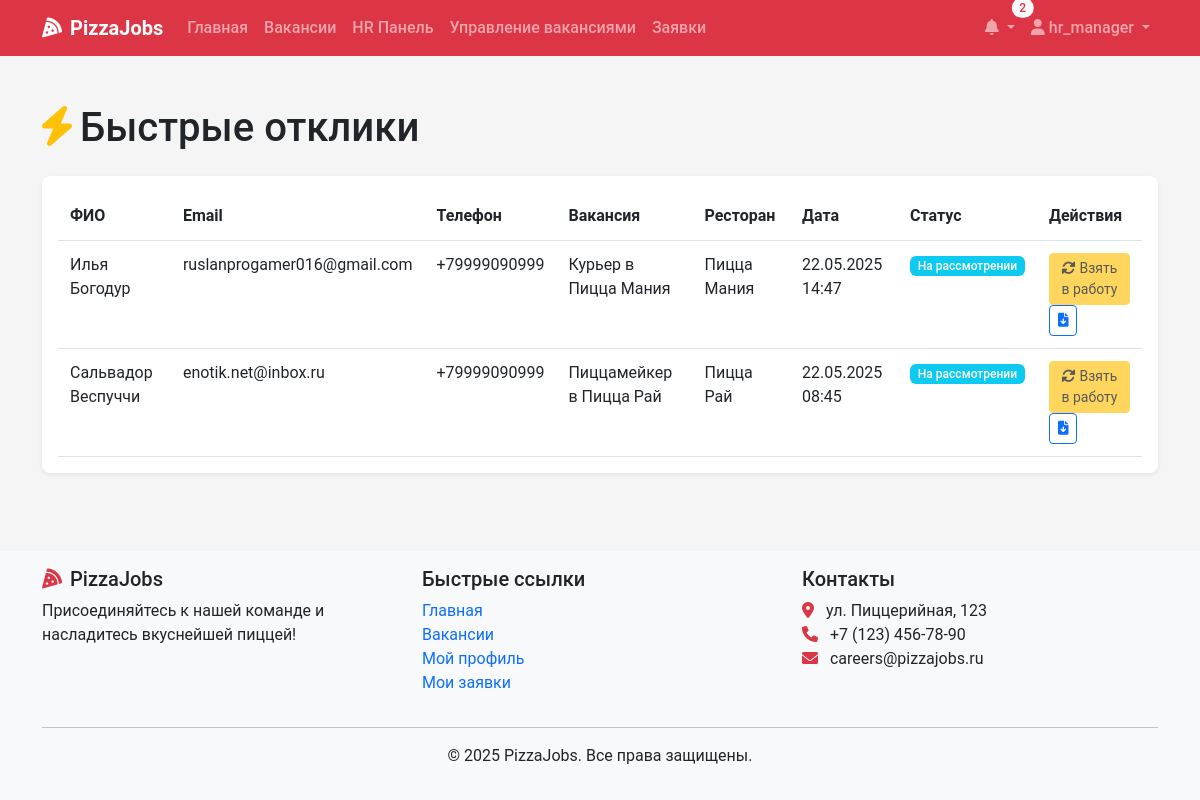
The page /hr/quick-applications/ (signed in) on the database as committed earlier.
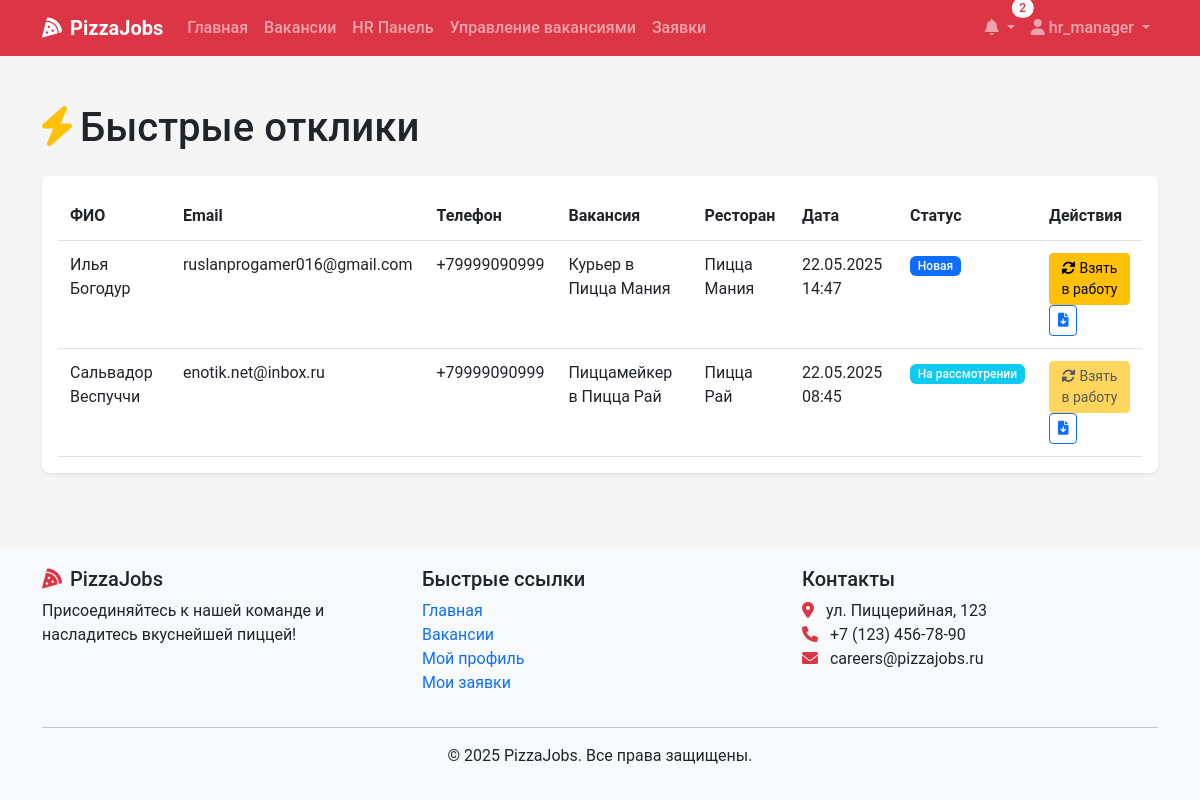
The same page on the database as committed later.
### recruitment/models.py (models this page shows, shortened)
class QuickApplication(models.Model):
    vacancy = models.ForeignKey(Vacancy, on_delete=models.CASCADE, related_name='quick_applications')
    full_name = models.CharField(max_length=100)
    email = models.EmailField()
    phone = models.CharField(max_length=15)
    resume = models.FileField(upload_to='quick_resumes/')
    cover_letter = models.TextField(blank=True, null=True)
    created_at = models.DateTimeField(auto_now_add=True)
    status = models.CharField(max_length=20, choices=ApplicationStatus.choices, default=ApplicationStatus.NEW)

class Vacancy(models.Model):
    title = models.CharField(max_length=100)
    position_type = models.ForeignKey(PositionType, on_delete=models.CASCADE, related_name='vacancies')
    restaurants = models.ManyToManyField(Restaurant, related_name='vacancies')
    description = models.TextField()
    requirements = models.TextField()
    responsibilities = models.TextField()
    conditions = models.TextField()
    salary_min = models.DecimalField(max_digits=10, decimal_places=2, null=True, blank=True)
    salary_max = models.DecimalField(max_digits=10, decimal_places=2, null=True, blank=True)
    is_active = models.BooleanField(default=True)
    created_at = models.DateTimeField(auto_now_add=True)
    updated_at = models.DateTimeField(auto_now=True)
    created_by = models.ForeignKey(User, on_delete=models.SET_NULL, null=True, related_name='created_vacancies')
    class Meta:
        verbose_name_plural = "Vacancies"

class Restaurant(models.Model):
    name = models.CharField(max_length=100)
    address = models.CharField(max_length=255)
    city = models.CharField(max_length=100)
    manager = models.ForeignKey(User, on_delete=models.SET_NULL, null=True, blank=True, related_name='managed_restaurants')

### recruitment/views.py (the view)
# urls.py: path('hr/quick-applications/', views.quick_applications, name='quick_applications'),
@login_required
def quick_applications(request):
    user_profile = request.user.profile
    if user_profile.role == UserRole.HR_MANAGER:
        quick_apps = QuickApplication.objects.all()
    elif user_profile.role == UserRole.RESTAURANT_MANAGER:
        managed_restaurants = Restaurant.objects.filter(manager=request.user)
        quick_apps = QuickApplication.objects.filter(
            vacancy__restaurants__in=managed_restaurants
        ).distinct()
    else:
        return HttpResponseForbidden("У вас нет доступа к этой странице.")
    quick_apps = quick_apps.order_by('-created_at')
    return render(request, 'hr/quick_applications.html', {'quick_applications': quick_apps})

### recruitment/context_processors.py (called while the page is built)
def notifications_processor(request):
    if request.user.is_authenticated:
        unread_count = Notification.objects.filter(user=request.user, read=False).count()
        latest_notifs = Notification.objects.filter(user=request.user).order_by('-created_at')[:5]
    else:
        unread_count = 0
        latest_notifs = []
    return {
        'unread_count': unread_count,
        'latest_notifications': latest_notifs,
    }

### templates/hr/quick_applications.html (shortened to what this page needs)
{% extends 'base.html' %}
{% block content %}
<div class="container py-4">
    <h1 class="mb-4">
        <i class="fas fa-bolt me-2 text-warning"></i>Быстрые отклики
    </h1>
    <div class="card shadow">
        <div class="card-body">
            {% if quick_applications %}
                <div class="table-responsive">
                    <table class="table table-hover">
                        <thead>
                            <tr>
                                <th>ФИО</th>
                                <th>Email</th>
                                <th>Телефон</th>
                                <th>Вакансия</th>
                                <th>Ресторан</th>
                                <th>Дата</th>
                                <th>Статус</th>
                                <th>Действия</th>
                            </tr>
                        </thead>
                        <tbody>
                            {% for app in quick_applications %}
                                <tr>
                                    <td>{{ app.full_name }}</td>
                                    <td>{{ app.email }}</td>
                                    <td>{{ app.phone }}</td>
                                    <td>{{ app.vacancy.title }}</td>
                                    <td>
                                        {% for restaurant in app.vacancy.restaurants.all %}
                                            {{ restaurant.name }}{% if not forloop.last %}, {% endif %}
                                        {% endfor %}
                                    </td>
                                    <td>{{ app.created_at|date:"d.m.Y H:i" }}</td>
                                    <td>
                                        <span class="badge {% if app.status == 'NEW' %}bg-primary{% else %}bg-info{% endif %}">
                                            {{ app.get_status_display }}
                                        </span>
                                    </td>
                                    <td>
                                        {% if user.profile.role == 'HR_MANAGER' %}
                                        <form method="post" action="{% url 'convert_quick_application' app.id %}" class="d-inline">
                                            <button type="submit" class="btn btn-sm btn-warning" {% if app.status != 'NEW' %}disabled{% endif %}>
                                                <i class="fas fa-sync-alt me-1"></i>Взять в работу
                                            </button>
                                        </form>
                                        {% endif %}
                                        <a href="{{ app.resume.url }}" class="btn btn-sm btn-outline-primary" target="_blank">
                                            <i class="fas fa-file-download"></i>
                                        </a>
                                    </td>
                                </tr>
                            {% endfor %}
                        </tbody>
                    </table>
                </div>
            {% else %}
                <div class="alert alert-info">
                    <i class="fas fa-info-circle me-2"></i>Быстрых откликов пока нет.
                </div>
            {% endif %}
        </div>
    </div>
</div>
{% endblock %}

### templates/base.html (shortened to what this page needs)
<!DOCTYPE html>
<html lang="ru">
<head>
    <link href="https://cdn.jsdelivr.net/npm/bootstrap@5.3.0-alpha1/dist/css/bootstrap.min.css" rel="stylesheet">
    <link rel="stylesheet" href="https://cdnjs.cloudflare.com/ajax/libs/font-awesome/6.0.0/css/all.min.css">
    <link rel="stylesheet" href="/static/css/main.css">
</head>
<body>
    <nav class="navbar navbar-expand-lg navbar-dark bg-danger sticky-top">
        <div class="container">
            <a class="navbar-brand" href="{% url 'home' %}">
                <i class="fas fa-pizza-slice me-2"></i>PizzaJobs
            </a>
            <div class="collapse navbar-collapse" id="navbarNav">
                <ul class="navbar-nav me-auto">
                    <li class="nav-item">
                        <a class="nav-link" href="{% url 'home' %}">Главная</a>
                    </li>
                    <li class="nav-item">
                        <a class="nav-link" href="{% url 'vacancy_list' %}">Вакансии</a>
                    </li>
                    {% if user.is_authenticated %}
                        {% if user.profile.role == 'HR_MANAGER' %}
                            <li class="nav-item">
                                <a class="nav-link" href="{% url 'hr_dashboard' %}">HR Панель</a>
                            </li>
                            <li class="nav-item">
                                <a class="nav-link" href="{% url 'manage_vacancies' %}">Управление вакансиями</a>
                            </li>
                        {% elif user.profile.role == 'RESTAURANT_MANAGER' %}
                            <li class="nav-item">
                                <a class="nav-link" href="{% url 'manager_dashboard' %}">Панель менеджера</a>
                            </li>
                        {% endif %}
                        <li class="nav-item">
                            <a class="nav-link" href="{% url 'application_list' %}">Заявки</a>
                        </li>
                    {% endif %}
                </ul>
                <ul class="navbar-nav">
                    {% if user.is_authenticated %}
                        <li class="nav-item dropdown">
                            <a class="nav-link dropdown-toggle position-relative" href="#" id="notificationDropdown" role="button" data-bs-toggle="dropdown">
                                <i class="fas fa-bell"></i>
                                {% if unread_count %}
                                    <span class="badge rounded-pill bg-light text-danger position-absolute top-0 start-100 translate-middle">
                                        {{ unread_count }}
                                    </span>
                                {% endif %}
                            </a>
                        </li>
                        <li class="nav-item dropdown">
                            <a class="nav-link dropdown-toggle" href="#" id="userDropdown" role="button" data-bs-toggle="dropdown">
                                <i class="fas fa-user"></i> {{ user.username }}
                            </a>
                        </li>
                    {% endif %}
                </ul>
            </div>
        </div>
    </nav>
    <main class="py-4">
        {% block content %}{% endblock %}
    </main>
    <footer class="footer mt-auto py-3 bg-light">
        <div class="container">
            <div class="row">
                <div class="col-md-4">
                    <h5><i class="fas fa-pizza-slice text-danger me-2"></i>PizzaJobs</h5>
                    <p>Присоединяйтесь к нашей команде и насладитесь вкуснейшей пиццей!</p>
                </div>
                <div class="col-md-4">
                    <h5>Быстрые ссылки</h5>
                    <ul class="list-unstyled">
                        <li><a href="{% url 'home' %}" class="text-decoration-none">Главная</a></li>
                        <li><a href="{% url 'vacancy_list' %}" class="text-decoration-none">Вакансии</a></li>
                        {% if user.is_authenticated %}
                            <li><a href="{% url 'view_profile' %}" class="text-decoration-none">Мой профиль</a></li>
                            <li><a href="{% url 'application_list' %}" class="text-decoration-none">Мои заявки</a></li>
                        {% else %}
                            <li><a href="{% url 'login' %}" class="text-decoration-none">Войти</a></li>
                            <li><a href="{% url 'register' %}" class="text-decoration-none">Регистрация</a></li>
                        {% endif %}
                    </ul>
                </div>
                <div class="col-md-4">
                    <h5>Контакты</h5>
                    <address>
                        <i class="fas fa-map-marker-alt text-danger me-2"></i> ул. Пиццерийная, 123<br>
                        <i class="fas fa-phone text-danger me-2"></i> +7 (123) 456-78-90<br>
                        <i class="fas fa-envelope text-danger me-2"></i> careers@pizzajobs.ru
                    </address>
                </div>
            </div>
            <hr>
            <div class="text-center">
                <p>&copy; 2025 PizzaJobs. Все права защищены.</p>
            </div>
        </div>
    </footer>
</body>
</html>

### static/css/main.css (style rules this page uses)
:root { --pizza-red: #dc3545; --pizza-green: #198754; --pizza-white: #ffffff; --pizza-light: #f8f9fa; --pizza-dark: #212529; --pizza-secondary: #6c757d; }
body { font-family: 'Roboto', 'Segoe UI', Arial, sans-serif; color: var(--pizza-dark); background-color: #f5f5f5; min-height: 100vh; display: flex; flex-direction: column; }
main { flex: 1; }
.card { border-radius: 0.5rem; border: none; overflow: hidden; }
.card.shadow { box-shadow: 0 0.125rem 0.25rem rgba(0, 0, 0, 0.075) !important; }
.navbar-dark.bg-danger { background-color: var(--pizza-red) !important; }
.nav-link { font-weight: 500; }
.navbar-brand { font-weight: 700; }
.footer { background-color: var(--pizza-light); padding: 2rem 0; margin-top: auto; }
.badge { font-weight: 500; padding: 0.35em 0.65em; }
.table { margin-bottom: 0; }
.table > :not(caption) > * > * { padding: 0.75rem; }
.badge.bg-primary { background-color: #0d6efd !important; }
.badge.bg-info { background-color: #0dcaf0 !important; }

Rows that differ between the two databases and show on the page:
changed QuickApplication "Илья Богодур": status "На рассмотрении" → "Новая"
